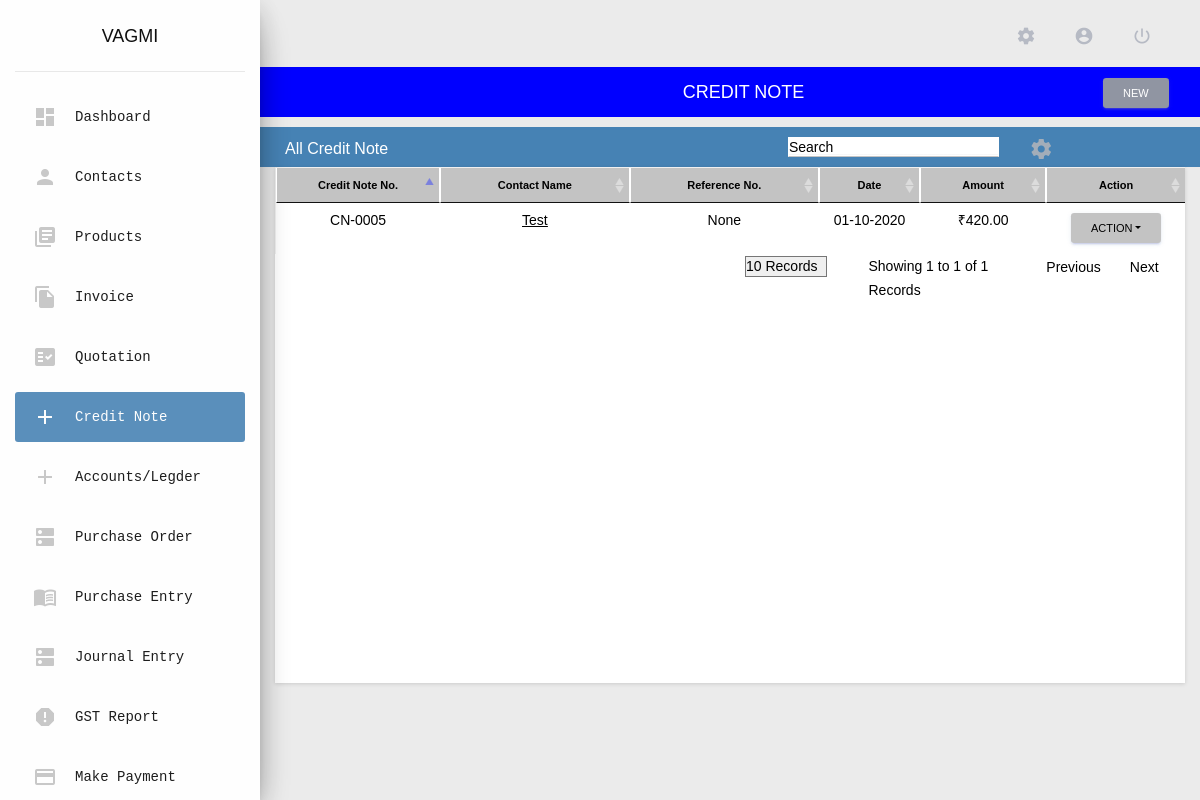
/creditnotes/ (signed in), run on an earlier commit of the app's database.
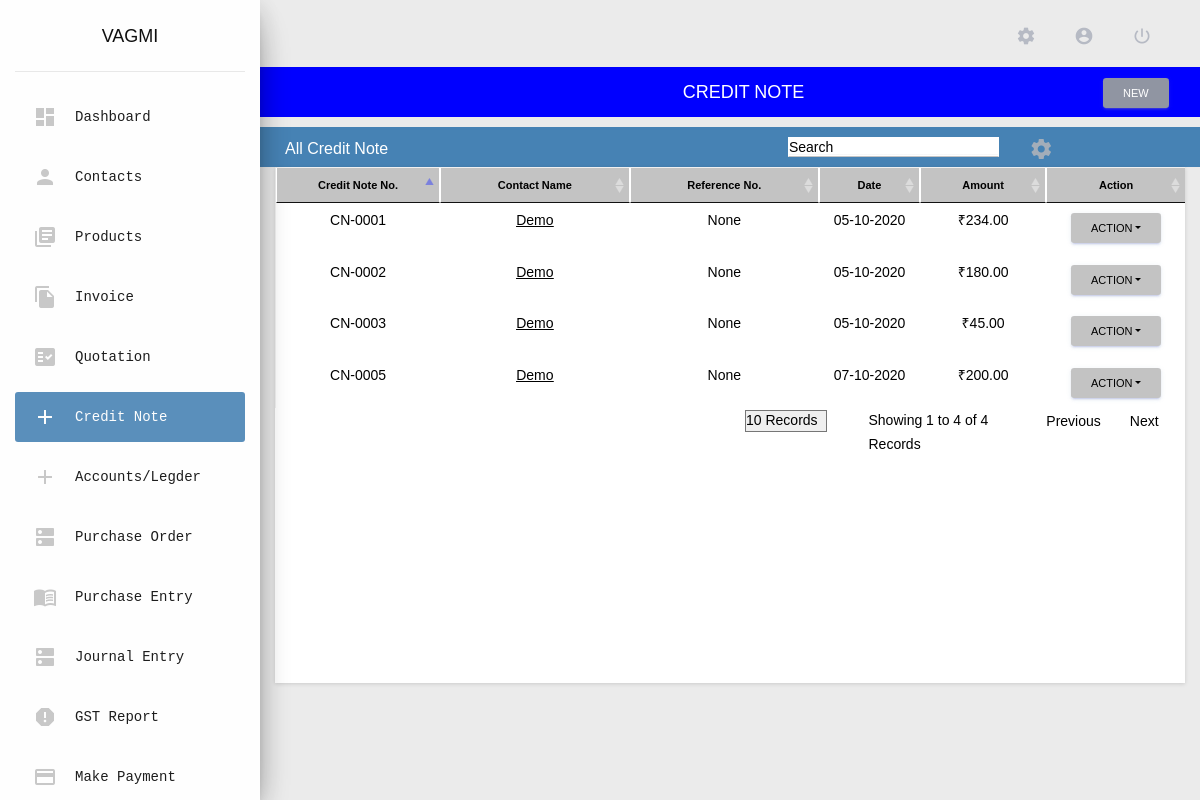
And on a later commit of the database.
### app/models/creditnote_model.py (models this page shows, shortened)
class CreditNode(models.Model):
    SAVE_TYPES = (
        (1, 'save_send'),
        (2, 'save_close'),
        (3, 'save_draft'),
    )
    CREDIT_TYPE = (
        ('off', 'off'),
        ('on', 'on'),
    )
    user = models.ForeignKey(User, on_delete = models.CASCADE, db_index = True, null = True,)
    contact_name = models.ForeignKey(
        Contacts,
        on_delete = models.SET_NULL,
        db_index = True,
        null = True,
        blank = True,
    )
    save_type = models.IntegerField(
        db_index = True,
        default = 2,
        choices = SAVE_TYPES,
    )
    email = models.CharField(
        max_length = 500,
        blank = True,
        null = True,
    )
    cc_email =  models.CharField(
        max_length = 500,
        blank = True,
        null = True,
    )
    billing_address = models.CharField(
        max_length = 500,
        db_index = True,
        blank=True,
        null=True,
    )
    credit_date = models.DateField(
        auto_now=False,
        auto_now_add=False,
        db_index = True,
        blank= False,
        null= False,
    )
    state_supply = models.CharField(
        max_length = 100,
        db_index = True,
        blank=True,
        null=True,
    )
    invoice_refrence = models.CharField(
        db_index = True,
        max_length=100,
        blank = True,
        null=True
    )
    credit_number = models.CharField(
        max_length = 100,
        db_index = True,
        blank=True,
        null=True,
    )
    creditnote_number_check = models.CharField(
        db_index = True,
        max_length=4,
        default = 'off',
        choices = CREDIT_TYPE,
    )
    amount = models.CharField(
        db_index = True,
        max_length=10,
        blank = True,
        null=True
    )
    description =  models.CharField(
        db_index = True,
        max_length=400,
        blank = True,
        null=True
    )
    terms_and_condition = models.CharField(
        max_length = 400,
        blank = True,
        null = True,
        db_index = True,
    )
    Note = models.CharField(
        max_length = 400,
        blank = True,
        null = True,
        db_index = True,
    )
    attachements = models.FileField(
        upload_to = attachments_rename,
        db_index = True,
        blank = True,
        null = True,
    )
    sub_total = models.CharField(
        default = 0.0,
        max_length=20,
        db_index = True,
        blank = True,
        null = True,
    )
    is_cs_gst = models.BooleanField(
        db_index = True,
        choices = user_constants.IS_TRUE,
        default = True,
        blank = True,
        null = True,
    )
    cgst = models.CharField(
        max_length=30,
        db_index = True,
        blank = True,
        null = True,
    )
    sgst= models.CharField(
        max_length=30,
        db_index = True,
        blank = True,
        null = True,
    )
    igst= models.CharField(
        max_length=30,
        db_index = True,
        blank = True,
        null = True,
    )
    total = models.CharField(
        max_length=30,
        db_index = True,
        blank = True,
        null = True,
    )
    creditnote_org_gst_num = models.CharField(
        max_length=30,
        db_index = True,
        blank = True,
        null = True,
    )
    creditnote_org_gst_type =  models.CharField(
        max_length=2,
        db_index = True,
        blank = True,
        null = True,
    )
    creditnote_org_gst_state =  models.CharField(
        max_length=5,
        db_index = True,
        blank = True,
        null = True,
    )
    creditnote_delete_status = models.IntegerField(
        db_index = True,
        default=0,
        blank = False,
        null = False,
    )
    is_blank_credit = models.CharField(
        db_index = True,
        max_length=4,
        default = 'off',
        choices = CREDIT_TYPE,
        blank=True,
        null=True,
    )
    class Meta:
        verbose_name_plural = 'creditnote_tbl'

### app/models/contacts_model.py (models this page shows, shortened)
class Contacts(models.Model):
    user = models.ForeignKey(User, on_delete = models.CASCADE, db_index = True, null = True,)
    app_id = models.CharField(
        max_length = 30,
        db_index = True,
        blank = True,
        null = True,
    )
    is_imported_user = models.BooleanField(
        default = False,
        db_index = True,
        choices = user_constants.IS_TRUE,
        blank = True,
    )
    imported_user = models.ForeignKey(
        User,
        related_name = 'imported_user',
        db_index = True,
        blank = True,
        null = True,
        on_delete = models.SET_NULL,
    )
    customer_type = models.IntegerField(
        db_index = True,
        choices = user_constants.CUSTOMER_TYPE,
        default = 1,
        null = True,
        blank = True,
    )
    contact_delete_status = models.IntegerField(
        db_index = True,
        default = 0,
        null = False,
        blank = False,
    )
    is_sub_customer = models.IntegerField(
        choices = user_constants.IS_SUB_CUSTOMER,
        default = 1,
        db_index = True,
        null = True,
        blank = True,
    )
    salutation = models.IntegerField(
        db_index = True,
        default = 0,
        choices = user_constants.SALUTATIONS,
    )
    contact_name = models.CharField(
        max_length = 250,
        blank = False,
        null = False,
        db_index = True,
    )
    display_name = models.CharField(
        max_length = 250,
        blank = True,
        null = True,
        db_index = True,
    )
    organization_type = models.IntegerField(
        db_index = True,
        choices = user_constants.ORGANIZATION_TYPE,
        default = 1,
    )
    organization_name = models.CharField(
        max_length = 250,
        db_index = False,
        blank = True,
        null = True,
    )
    is_msme_reg = models.BooleanField(
        db_index = True,
        choices = user_constants.IS_TRUE,
        default = False,
    )
    email = models.EmailField(
        blank = True,
        null = True,
        db_index = True,
    )
    phone_country_code = models.IntegerField(
        db_index = True,
        blank = False,
        choices = user_constants.PHONE_COUNTRY_CODE,
        default = 45,
        null = True,
    )
    phone = models.CharField(
        max_length = 250,
        db_index = True,
        blank = True,
        null = True,
    )
    website = models.CharField(
        max_length = 250,
        db_index = True,
        blank = True,
        null = True,
    )
    facebook = models.CharField(
        blank = True,
        null = True,
        max_length = 250,
    )
    twitter = models.CharField(
        blank = True,
        null = True,
        max_length = 250,
    )
    is_active = models.BooleanField(
        db_index = True,
        choices =  user_constants.IS_TRUE,
        default = True,
    )
    notes = models.TextField(
        blank = True,
        null = True,
    )
    attachements = models.FileField(
        upload_to = attachments_rename,
        db_index = True,
        blank = True,
        null = True,
    )
    created_on = models.DateTimeField(
        auto_now = True,
        db_index = True,
    )
    updated_on = models.DateTimeField(
        auto_now = False,
        db_index = True,
        null = True,
    )
    unused_credit = models.CharField(
        default='0.00',
        blank=True,
        null=True,
        db_index= True,
        max_length=20,
    )
    def __str__(self):
        if(self.organization_name is None):
            if not self.is_active:
                return "{} (Inactive)".format(self.contact_name)
            return "{}".format(self.contact_name)
        else:
            if not self.is_active:
                return "{} - ({}) (Inactive)".format(self.contact_name,self.organization_name)
            return "{} - ({})".format(self.contact_name,self.organization_name)
        return self.contact_name.upper()
    class Meta:
        verbose_name_plural = 'contacts_tbl'

### app/views/creditnotes.py (the view)
# urls.py: path('creditnotes/', never_cache(login_required(creditnotes.CreditView.as_view())), name = 'credit_note'),
class CreditView(View):
    template_name = 'app/app_files/creditnote/base.html'
    data = defaultdict()
    data["view"] = ""
    data["contacts"] = {}
    data["active_link"] = 'Credit Note'
    data["breadcrumb_title"] = 'CREDIT NOTE'
    data['type'] = 'view'
    data["css_files"] = []
    data["js_files"] = ['custom_files/js/customize_view.js']
    data["included_template"] = 'app/app_files/creditnote/view_creditnote.html'
    def get(self, request):
        credit_note = CreditNode.objects.filter(user = request.user, creditnote_delete_status = 0)
        self.data["credit_note"] = credit_note
        default_list = []
        credit_note = credit_note.exclude(save_type = 3)
        credit_note = credit_note.exclude(is_blank_credit = 'on')
        credit_count = len(credit_note)
        for i in range(0,credit_count):
            credit_item = creditnote_Items.objects.filter(credit_inventory = credit_note[i])
            item_count = len(credit_item)
            check_list = []
            for j in range(0,item_count):
                if credit_item[j].account.group_name not in check_list :
                    check_list.append(credit_item[j].account.group_name)
                    acc = credit_item.filter(account = credit_item[j].account)
                    acc_count = len(acc)
                    default_dic = {}
                    default_dic['ids'] = credit_note[i].id
                    default_dic['account_name'] = credit_item[j].account.group_name
                    calculate = 0.00
                    for k in range(0,acc_count):
                        calculate += float(acc[k].amount)
                    default_dic['value'] = '%.2f' % calculate
                    default_list.append(default_dic)
        self.data['default_list'] = default_list
        customize_credit = CustomizeModuleName.objects.filter(Q(user = request.user) & Q(customize_name = 3))
        if(len(customize_credit) != 0):
            view_credit = CustomizeCreditView.objects.get(customize_view_name = customize_credit[0].id)
            if(view_credit is not None):
                self.data['customize'] = view_credit
            else:
                self.data['customize'] = 'NA'
        else:
                self.data['customize'] = 'NA'
        return render(request, self.template_name, self.data)

### app/templatetags/common_filters.py (called while the page is built)
@register.simple_tag
def load_css_files(scripts = list()):
    html = []
    for script in scripts:
        html.append('<link rel="stylesheet" href="'+settings.STATIC_URL+script+'"/>')
    return safestring.mark_safe(''.join(html))

@register.simple_tag
def load_javascript_files(scripts = list()):
    html = []
    for script in scripts:
        html.append('<script src="'+settings.STATIC_URL+script+'"></script>')
    return safestring.mark_safe(''.join(html))

### app/templates/app/app_files/creditnote/base.html (shortened to what this page needs)
{% extends 'app/base/base.html' %}
{% load static %}
{% load common_filters %}
{% load pagination %}
{% block content %}
<div class="row custom-row" style="padding:10px; background: linear-gradient(60deg,#f5700c,#ff9800);">
    <div class="col-md-2" style = "margin-right: inherit;" >
        <b>All Credit Note</b>
    </div>
    <div class="col-md-5">
    </div>
    <div class="col-md-3" >
        <input type="search" name="search" id="con_search" placeholder="Search" class="form-control">
    </div>
    <div class="col-md-2 rect">
        <div class="row">
            <div class="col-md-1 rect1">
                <span title="Custom View" class="material-icons icons" data-toggle="modal" data-target="#CustomizeViewModel" style="margin-top: 13%;color: rgba(190, 186, 186, 0.781);">settings</span>
            </div>
        </div>
    </div>
</div>
<div class="container">
    {% include included_template %}
</div>
{% endblock %}

### app/templates/app/app_files/creditnote/view_creditnote.html (shortened to what the changed rows need)
<div class="row">
    <div class="col-lg-12">
        <div class="card">
            <div class="card-body">
                <div class="table" id="customize_table">
                    <table class=" table-bordered" width="100%" cellspacing="0" id="credit_view">
                        <thead  style="background-color: #EEEEEE; color:#000000; font-size:11px">
                            {% if customize.credit_note != 0 %}
                            <th class="text-center customize_note" style="color:#000000; font-size:11px;width: 13%">Credit Note No.</th>
                            {% endif %}
                            {% if customize.credit_name != 0 %}
                            <th class="text-center customize_name" style="color:#000000; font-size:11px;width: 15%">Contact Name</th>
                            {% endif %}
                            {% if customize.credit_reference != 0 %}
                            <th class="text-center customize_reference" style="color:#000000; font-size:11px;width: 15%">Reference No.</th>
                            {% endif %}
                            {% if customize.credit_date != 0 %}
                            <th class="text-center customize_date" style="color:#000000; font-size:11px;width: 8%">Date</th>
                            {% endif %}
                            {% if customize.credit_amount != 0 %}
                            <th class="text-center customize_amount" style="color:#000000; font-size:11px;width: 10%">Amount</th>
                            {% endif %}
                            <th class="text-center" style="color:#000000; font-size:11px;width: 10%;">Action</th>
                        </thead>
                        <tbody>
                            {% for note in credit_note %}
                                <tr>
                                    {% if customize.credit_note != 0 %}
                                    <td align="center" class="customize_note">{{note.credit_number|default_if_none:""}}</td>
                                    {% endif %}
                                    {% if customize.credit_name != 0 %}
                                    <td align="center" class="customize_name" style="text-decoration: underline;">
                                        <a class="creditnote_name" title="{{note.contact_name}}" href="{% url 'edit_credit_note' note.id %}" style="color: #8b92a9;text-decoration: underline;">
                                            {{note.contact_name|default_if_none:""|title|truncatechars:20 }}
                                        </a>
                                    </td>
                                    {% endif %}
                                    {% if customize.credit_reference != 0 %}
                                        {% if note.invoice_refrence %}
                                        <td align="center" class="customize_reference">{{note.invoice_refrence|truncatechars:20|default_if_none:""}}</td>
                                        {% else %}
                                        <td align="center" class="customize_reference">None</td>
                                        {% endif %}
                                    {% endif %}
                                    {% if customize.credit_date != 0 %}
                                    <td align="center" class="customize_date">{{note.credit_date|date:"d-m-Y"}}</td>
                                    {% endif %}
                                    {% if customize.credit_amount != 0 %}
                                    <td align="center" class="customize_amount">{% if note.total %}₹{{note.total}}{% else %}₹ 0.00{% endif %}</td>
                                    {% endif %}
                                    <td class="text-center" align="center" >
                                        <div class="dropdown">
                                            <button class="btn btn-primary dropdown-toggle btn-sm" type="button" id="dropdownMenuButton" data-toggle="dropdown" aria-haspopup="true" aria-expanded="false" style="color:black;">Action</button>
                                        </div>
                                    </td>
                                </tr>
                            {% endfor %}
                        </tbody>
                    </table>
                </div>
            </div>
        </div>
    </div>
</div>

What changed in the data, as far as the page shows it:
added CreditNode: credit_number "CN-0001", contact_name "Demo", invoice_refrence "None", credit_date "05-10-2020", total "234.00"
added CreditNode: credit_number "CN-0002", contact_name "Demo", invoice_refrence "None", credit_date "05-10-2020", total "180.00"
added CreditNode: credit_number "CN-0003", contact_name "Demo", invoice_refrence "None", credit_date "05-10-2020", total "45.00"
changed CreditNode "CN-0005": contact_name "Test" → "Demo"; credit_date "01-10-2020" → "07-10-2020"; total "420.00" → "200.00"
Also different on the page:
text written by a page script: "Showing 1 to 1 of 1 Records Previous Next" → "Showing 1 to 4 of 4 Records Previous Next"
